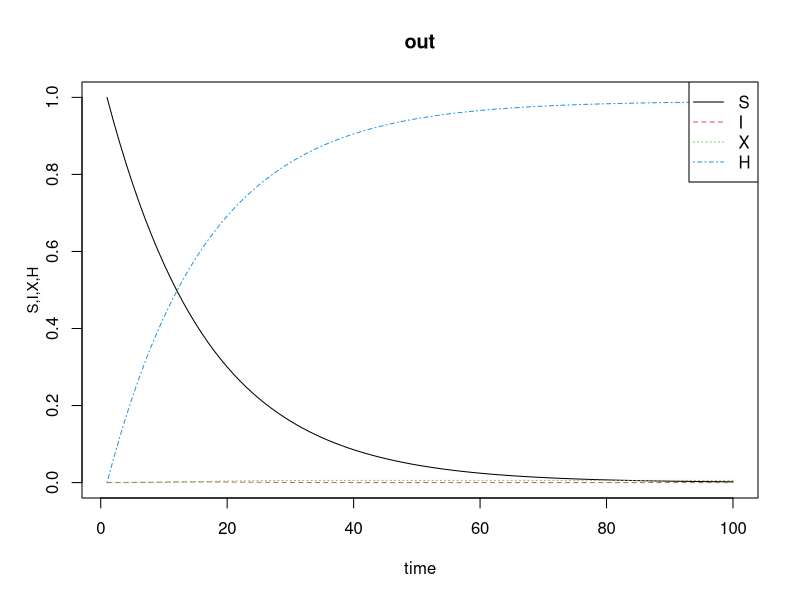
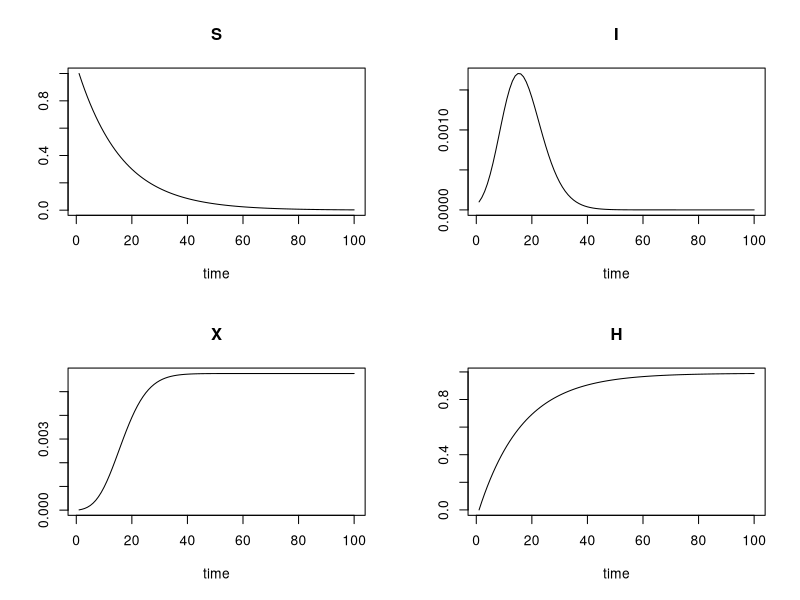

These charts were generated, in order, by the following R code:
## SIRX-model 
## from from Ben Meier and Dirk Brockmann, 
## Robert Koch Institute and Humboldt University Berlin, Germany
##
## inspired by the python code of:
## http://rocs.hu-berlin.de/corona/docs/forecast/results_by_country/
## http://rocs.hu-berlin.de/corona/docs/forecast/model/
## https://github.com/benmaier/COVID19CaseNumberModel
##
## (still incomplete) re-implementation in R by tpetzoldt


library(deSolve)


sirx_confirmed <- function(t, y, p) {
  with(as.list(c(y, p)), {
    dS <- -eta * S * I - kappa0 * S
    dI <-  eta * S * I - rho * I - kappa * I - kappa0 * I
    dX <- kappa * I + kappa0 * I
    dH <- kappa0 * S

    list(c(dS, dI, dX, dH))
  })
}

## thpe
y0 <- 100 # relative

## from SIRX
R0 <- 6.2
rho <- 1/8
eta <- R0 * rho
I0_factor <- 10

N <- 1e7

kappa <- rho
kappa0 <- rho/2

X0 <- y0 / N
I0 <- X0 * I0_factor
S0 <- 1 - X0-I0

parms <- c(eta, rho, kappa, kappa0)
y0 <- c(S=S0, I=I0, X=X0, H=0)
times <- seq(1, 100)
out <- ode(y0, times, sirx_confirmed, parms)

matplot.0D(out)

plot(out)
